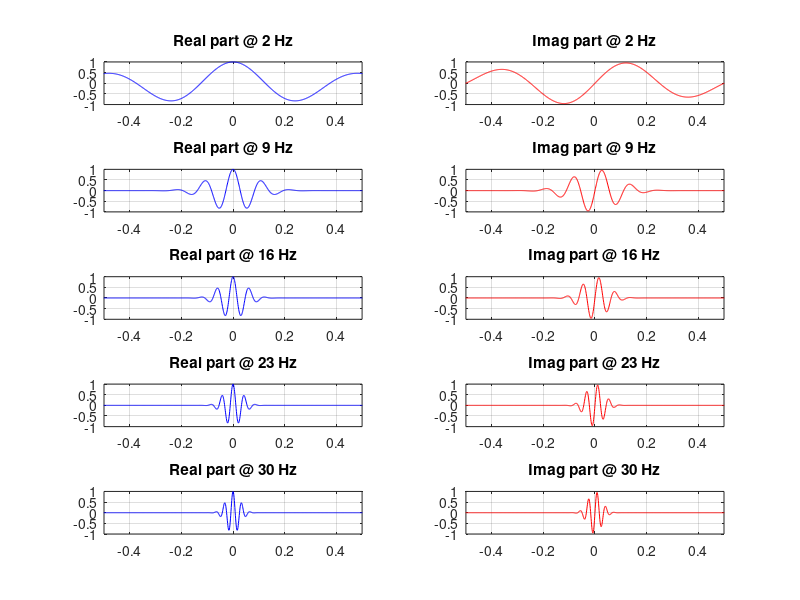

The MATLAB script that drew this image:
% Create a family of complex Morlet wavelets, ranging in frequencies from 2 Hz to 30 Hz in
% five steps. 

fs = 1000;              
t = -1:1/fs:1;          
frequencies = linspace(2,30,5);  
nCycles = 5;            

wavelets = cell(length(frequencies),1);

figure;
for i = 1:length(frequencies)
    f = frequencies(i);
    
    sigma = nCycles / (2*pi*f);

    wavelet = exp(2*1i*pi*f*t) .* exp(-t.^2/(2*sigma^2));
    wavelets{i} = wavelet;
    
    subplot(5,2,2*i-1);
    plot(t, real(wavelet), 'b');
    title(['Real part @ ' num2str(f) ' Hz']);
    xlim([-0.5 0.5]); grid on;

    subplot(5,2,2*i);
    plot(t, imag(wavelet), 'r');
    title(['Imag part @ ' num2str(f) ' Hz']);
    xlim([-0.5 0.5]); grid on;
end
